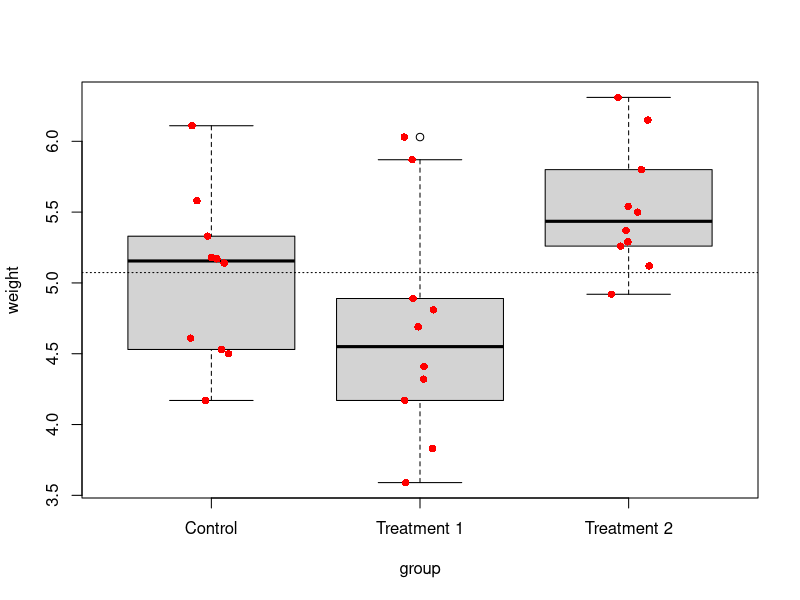
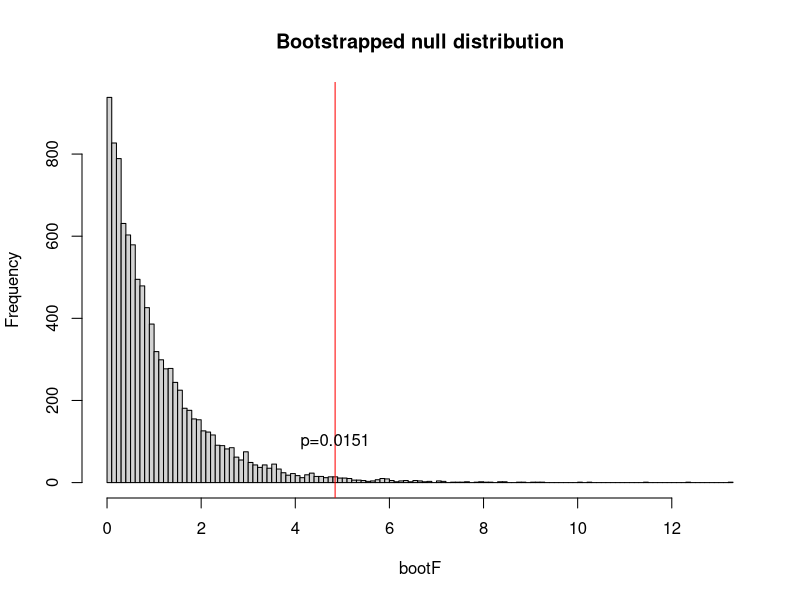
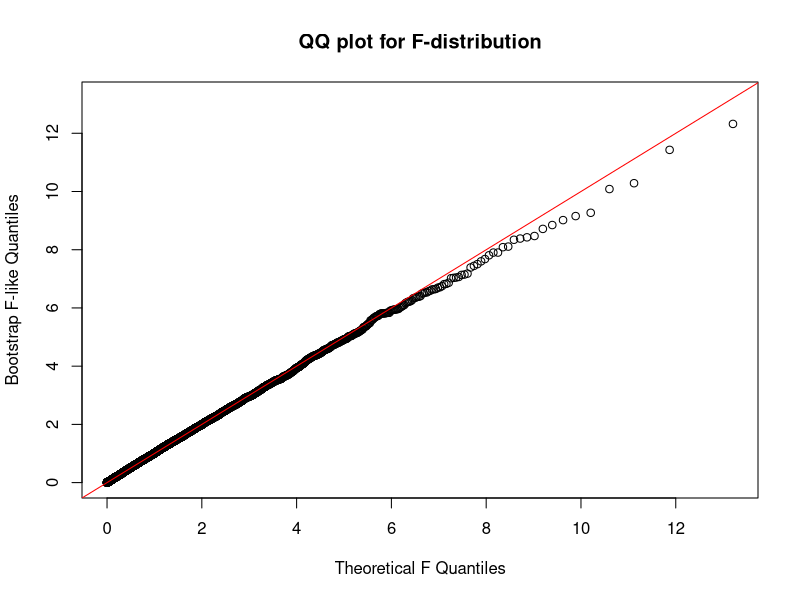
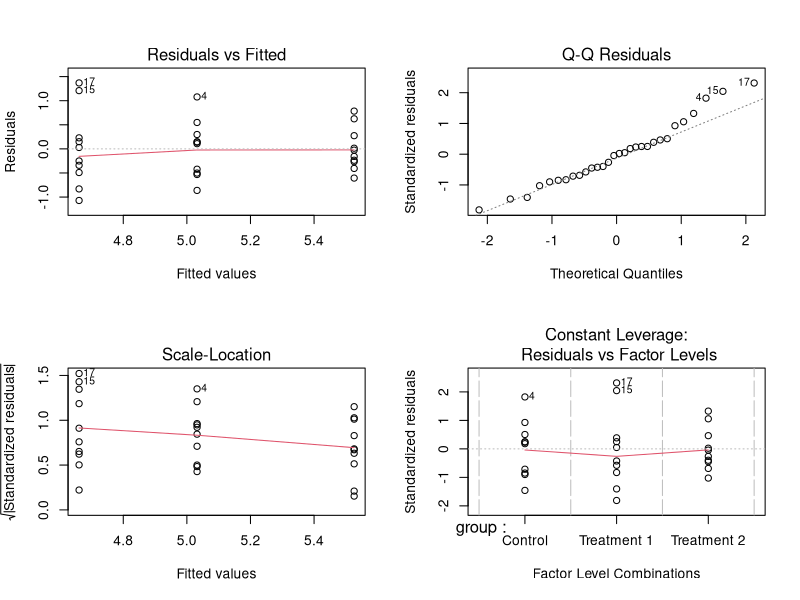
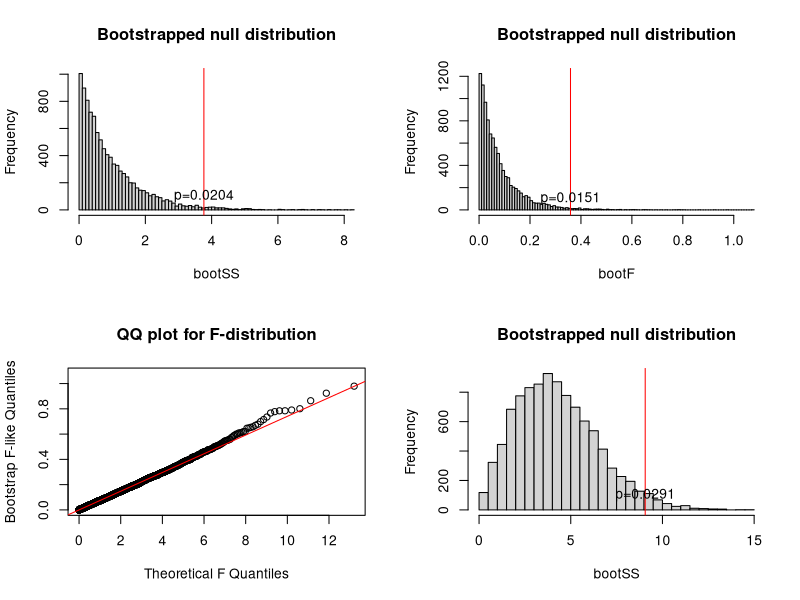
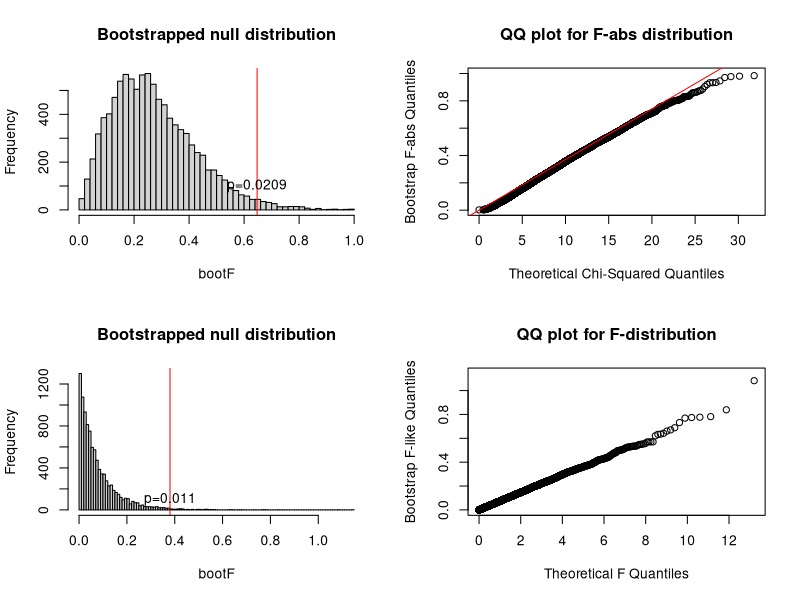
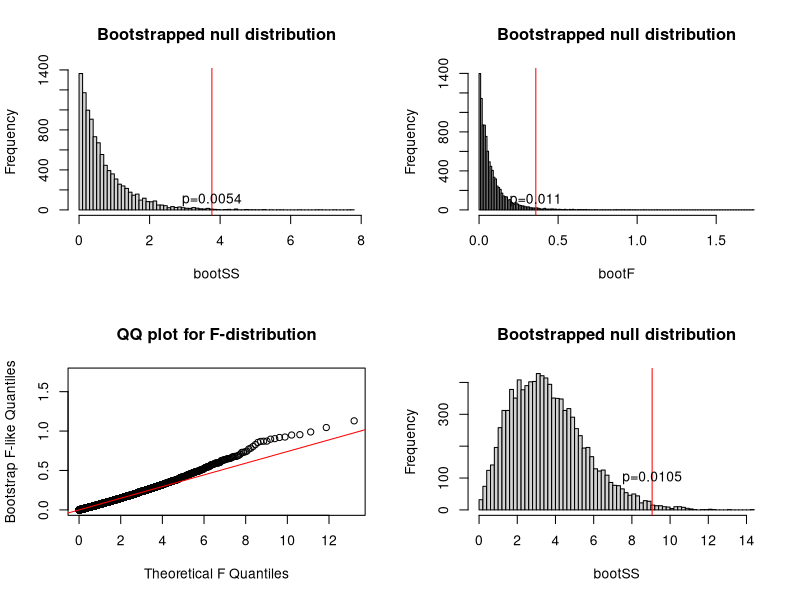
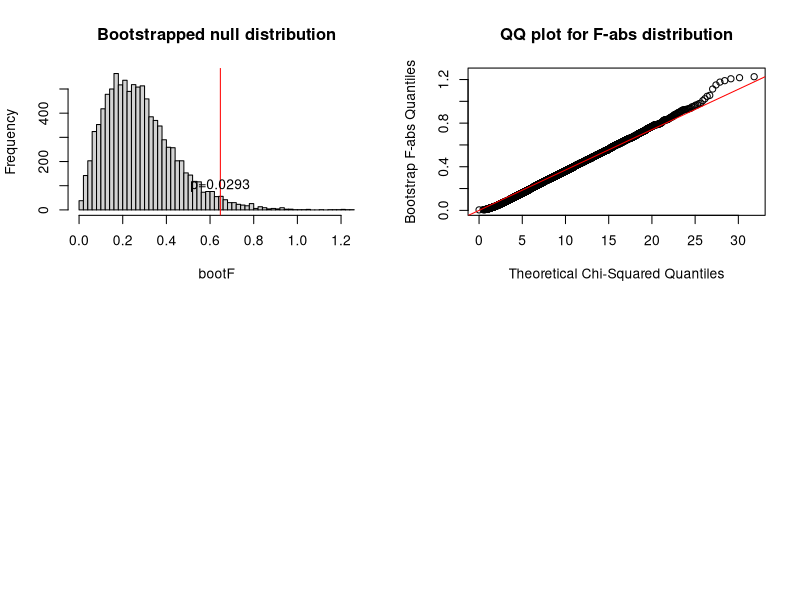

R code for these plots, in order:
## ---- chunk 1
library(knitr)
knit_hooks$set(purl = function(before, options) {
  if (before) return()
  input  = current_input()  # filename of input document
  output = paste(tools::file_path_sans_ext(input), 'R', sep = '.')
  if (knitr:::isFALSE(knitr:::.knitEnv$tangle.start)) {
    assign('tangle.start', TRUE, knitr:::.knitEnv)
    unlink(output)
  }
  cat(options$code, file = output, sep = '\n', append = TRUE)
})
## ---- chunk 2
df <- PlantGrowth
df$group <- factor(df$group, labels = c("Control", "Treatment 1", "Treatment 2"))
df
## ---- chunk 3
#df.rm <- read.csv("/Users/drwho/Dropbox/Encrypted/M200 Advanced Experimental Statistics/M200.4/repeated measures dataset.csv")
#df.aov <- read.csv("/Users/drwho/Dropbox/Encrypted/M200 Advanced Experimental Statistics/M200.4/anova dataset.csv")
## ---- chunk 4
#df <- df.aov
#df
## ---- chunk 5
boxplot(weight ~ group, data=df) 
stripchart(weight ~ group, add=T, method='jitter', vertical=T, pch=16, col="red", data = df)
abline(h=mean(df$weight), lty='dotted')  # draw dotted line at the grand mean
## ---- chunk 6
model <- lm(weight ~ group, data=df)
result <- anova(model)
result
## ---- chunk 7
p.standard <- result$`Pr(>F)`[1]
## ---- chunk 8
# get the F-statistic from lm()
F0 = result$`F value`[1]

# Bootstrap the F-statistic to compute the p-value
deals <- 10000
bootF <- rep(NA,deals)
for(i in 1:deals){
    df$boot <- sample(df$weight, replace=T)
    bootresult <- anova(lm(boot ~ group, data=df))
    bootF[i] <- bootresult$`F value`[1]
}
pval <- sum(bootF > F0)/deals
## ---- chunk 9
hist(bootF, breaks='FD', main="Bootstrapped null distribution")
abline(v=F0, col='red')
text(x=F0, y=100, labels=paste("p=",pval,sep=""))
## ---- chunk 10
dfB <- result$Df[1]
dfW <- result$Df[2]
qqplot( qf( seq(0,1,length=deals), dfB, dfW), bootF, 
        main="QQ plot for F-distribution", 
        xlab="Theoretical F Quantiles", 
        ylab="Bootstrap F-like Quantiles")
abline(0, 1, col='red')
## ---- chunk 11
pairwise.t.test(df$weight, df$group, p.adjust="bonferroni")
## ---- chunk 12
bartlett.test(weight ~ group, data=df)
fligner.test(weight ~ group, data=df)
library(car)
leveneTest(weight ~ group, data=df)
## ---- chunk 13
par(mfrow=c(2,2))
plot(model)
## ---- chunk 14
kruskal.test(weight~group, data=df)
## ---- chunk 15
kw <- kruskal.test(weight~group, data=df)
p.kw <- kw$p.value
## ---- chunk 16
pairwise.wilcox.test(df$weight, df$group, p.adjust.method="bonferroni", exact=F, correct=F)
## ---- chunk 17
# Define functions to compute the Sum of Squares, and Sum of Abs
ssq <- function(x) sum(x^2)
sab <- function(x) sum(abs(x))

SSstat <- function(Y, group, center=mean, agg=ssq){
    groupMeans = ave( Y, group, FUN = center)
    SSB = agg(groupMeans - center(Y))
    return(SSB)
}

# A more general function to compute the F-statistic
Fstat <- function(Y, group, center=mean, agg=ssq) {   
    groupMeans = ave( Y, group, FUN = center)
    SSB = agg(groupMeans - center(Y))
    SSW = agg(Y - groupMeans)
    return( SSB / SSW)
}
## ---- chunk 18
# Run it on the dataframe to get the test statistic:
SS0 <- SSstat(df$weight,df$group, center=mean, agg=ssq)
F0 <- Fstat(df$weight,df$group, center=mean, agg=ssq)

# Bootstrap the SS-statistic to compute the p-value
bootSS <- rep(NA,deals)
for(i in 1:deals){
    df$boot <- sample(df$weight, replace=T)
    bootSS[i] <- SSstat(df$boot, df$group, center=mean, agg=ssq)
}
pval.SS <- sum(bootSS > SS0)/deals

# Bootstrap the F-statistic to compute the p-value
bootF <- rep(NA,deals)
for(i in 1:deals){
    df$boot <- sample(df$weight, replace=T)
    bootF[i] <- Fstat(df$boot, df$group, center=mean, agg=ssq)
}
pval.F <- sum(bootF > F0)/deals
## ---- chunk 19
hist(bootSS, breaks='FD', main="Bootstrapped null distribution")
abline(v=SS0, col='red')
text(x=SS0, y=100, labels=paste("p=",pval.SS,sep=""))
## ---- chunk 20
hist(bootF, breaks='FD', main="Bootstrapped null distribution")
abline(v=F0, col='red')
text(x=F0, y=100, labels=paste("p=",pval,sep=""))
## ---- chunk 21
qqplot( qf( seq(0,1,length=deals), dfB, dfW), bootF, 
        main="QQ plot for F-distribution", 
        xlab="Theoretical F Quantiles", 
        ylab="Bootstrap F-like Quantiles")
abline(0, dfB/dfW, col='red')
## ---- chunk 22
# Run it on the dataframe to get the test statistic:
SS0 <- SSstat(df$weight,df$group, center=mean, agg=sab)
F0 <- Fstat(df$weight,df$group, center=mean, agg=sab)

# Bootstrap the S-abs statistic to compute the p-value
bootSS <- rep(NA,deals)
for(i in 1:deals){
    df$boot <- sample(df$weight, replace=T)
    bootSS[i] <- SSstat(df$boot, df$group, center=mean, agg=sab)
}
pval.SS <- sum(bootSS > SS0)/deals

# Bootstrap the F-abs statistic to compute the p-value
bootF <- rep(NA,deals)
for(i in 1:deals){
    df$boot <- sample(df$weight, replace=T)
    bootF[i] <- Fstat(df$boot, df$group, center=mean, agg=sab)
}
pval.F <- sum(bootF > F0)/deals
## ---- chunk 23
hist(bootSS, breaks='FD', main="Bootstrapped null distribution")
abline(v=SS0, col='red')
text(x=SS0, y=100, labels=paste("p=",pval.SS,sep=""))
## ---- chunk 24
hist(bootF, breaks='FD', main="Bootstrapped null distribution")
abline(v=F0, col='red')
text(x=F0, y=100, labels=paste("p=",pval.F,sep=""))
## ---- chunk 25
qqplot( qchisq( seq(0,1,length=deals), 8), bootF, 
        main="QQ plot for F-abs distribution", 
        xlab="Theoretical Chi-Squared Quantiles", 
        ylab="Bootstrap F-abs Quantiles")
abline(0,1/dfW, col='red')
## ---- chunk 26
# Run it on the dataframe to get the test statistic:
F0 = Fstat(rank(df$weight),df$group, center=mean, agg=ssq)

# Bootstrap the F-statistic to compute the p-value
bootF <- rep(NA,deals)
for(i in 1:deals){
    df$boot <- sample(df$weight, replace=T)
    bootF[i] <- Fstat(rank(df$boot), df$group, center=mean, agg=ssq)
}
pval <- sum(bootF > F0)/deals
## ---- chunk 27
hist(bootF, breaks='FD', main="Bootstrapped null distribution")
abline(v=F0, col='red')
text(x=F0, y=100, labels=paste("p=",pval,sep=""))
## ---- chunk 28
qqplot( qf( seq(0,1,length=deals), dfB, dfW), bootF, 
        main="QQ plot for F-distribution", 
        xlab="Theoretical F Quantiles", 
        ylab="Bootstrap F-like Quantiles")
## ---- chunk 29
# Run it on the dataframe to get the test statistic:
SS0 <- SSstat(df$weight,df$group, center=mean, agg=ssq)
F0 <- Fstat(df$weight,df$group, center=mean, agg=ssq)

# Bootstrap the SS-statistic to compute the p-value
bootSS <- rep(NA,deals)
residuals <- df$weight - ave(df$weight, df$group)
for(i in 1:deals){
    df$boot <- ave(residuals, df$group, FUN=function(x) sample(x, replace=TRUE))
    bootSS[i] <- SSstat(df$boot, df$group, center=mean, agg=ssq)
}
pval.SS <- sum(bootSS > SS0)/deals

# Bootstrap the F-statistic to compute the p-value
bootF <- rep(NA,deals)
residuals <- df$weight - ave(df$weight, df$group)
for(i in 1:deals){
    df$boot <- ave(residuals, df$group, FUN=function(x) sample(x, replace=TRUE))
    bootF[i] <- Fstat(df$boot, df$group, center=mean, agg=ssq)
}
pval.F <- sum(bootF > F0)/deals
## ---- chunk 30
hist(bootSS, breaks='FD', main="Bootstrapped null distribution")
abline(v=SS0, col='red')
text(x=SS0, y=100, labels=paste("p=",pval.SS,sep=""))
## ---- chunk 31
hist(bootF, breaks='FD', main="Bootstrapped null distribution")
abline(v=F0, col='red')
text(x=F0, y=100, labels=paste("p=",pval,sep=""))
## ---- chunk 32
qqplot( qf( seq(0,1,length=deals), dfB, dfW), bootF, 
        main="QQ plot for F-distribution", 
        xlab="Theoretical F Quantiles", 
        ylab="Bootstrap F-like Quantiles")
abline(0, dfB/dfW, col='red')
## ---- chunk 33
# Run it on the dataframe to get the test statistic:
SS0 <- SSstat(df$weight,df$group, center=mean, agg=sab)
F0 <- Fstat(df$weight,df$group, center=mean, agg=sab)

# Bootstrap the S-abs statistic to compute the p-value
bootSS <- rep(NA,deals)
for(i in 1:deals){
    df$boot <- ave(residuals, df$group, FUN=function(x) sample(x, replace=TRUE))
    bootSS[i] <- SSstat(df$boot, df$group, center=mean, agg=sab)
}
pval.SS <- sum(bootSS > SS0)/deals

# Bootstrap the F-abs statistic to compute the p-value
bootF <- rep(NA,deals)
for(i in 1:deals){
    df$boot <- ave(residuals, df$group, FUN=function(x) sample(x, replace=TRUE))
    bootF[i] <- Fstat(df$boot, df$group, center=mean, agg=sab)
}
pval.F <- sum(bootF > F0)/deals
## ---- chunk 34
hist(bootSS, breaks='FD', main="Bootstrapped null distribution")
abline(v=SS0, col='red')
text(x=SS0, y=100, labels=paste("p=",pval.SS,sep=""))
## ---- chunk 35
hist(bootF, breaks='FD', main="Bootstrapped null distribution")
abline(v=F0, col='red')
text(x=F0, y=100, labels=paste("p=",pval.F,sep=""))
## ---- chunk 36
qqplot( qchisq( seq(0,1,length=deals), 8), bootF, 
        main="QQ plot for F-abs distribution", 
        xlab="Theoretical Chi-Squared Quantiles", 
        ylab="Bootstrap F-abs Quantiles")
abline(0,1/dfW, col='red')
## ---- chunk 37
# faster mean and standard deviation
mean.fast <- function(x) sum(x) / length(x)
sd.fast <- function(x){
    mu <- mean.fast(x)
    sqrt(sum((x - mu)^2) / (length(x)-1))
}

# Define functions to compute the Sum of Squares, and Sum of Abs
ssq <- function(x) sum(x^2)
sab <- function(x) sum(abs(x))

# A more general function to compute the F-statistic
Fstat <- function(Y, group, center=mean.fast, agg=ssq) {   
    groupMeans = ave( Y, group, FUN = center)
    SSB = agg(groupMeans - center(Y))
    SSW = agg(Y - groupMeans)
    return( SSB / SSW)
}

## ---- chunk 38
Y <- df$weight
G <- df$group
center <- mean.fast
nboot <- 10000
## ---- chunk 39
# one-box
y <- matrix(sample(Y, size = nboot * length(Y), replace = TRUE), nboot, length(Y) )
Fboot <- apply(y, 1, Fstat, group=G)
F0 <- Fstat(Y, G)
p1 <- sum(Fboot >= F0) / nboot

# one-box residuals
y <- matrix(sample( Y-ave( Y, G, FUN=center), size = nboot * length(Y), replace = TRUE), nboot, length(Y) )  # residuals
Fboot <- apply(y, 1, Fstat, group=G)
F0 <- Fstat(Y, G)
p1r <- sum(Fboot >= F0) / nboot

# one-box ranks
y <- matrix(sample( Y, size = nboot * length(Y), replace = TRUE), nboot, length(Y) )  # residuals
y.rank <- t(apply(y, 1, rank))
Fboot <- apply(y.rank, 1, Fstat, group=G)
F0 <- Fstat(rank(Y), G)
p.rank <- sum(Fboot >= F0) / nboot

# many-box residuals
residuals <- Y-ave( Y, G, FUN=center)
y <- replicate(nboot, ave(residuals, G, FUN=function(x) sample(x, replace=TRUE)), simplify="array")
Fboot <- apply(y, 2, Fstat, group=G)
F0 <- Fstat(Y, G)
p2r <- sum(Fboot >= F0) / nboot

## ---- chunk 40
# one-box
y <- matrix(sample(Y, size = nboot * length(Y), replace = TRUE), nboot, length(Y) )
Fboot <- apply(y, 1, Fstat, group=G, agg=sab)
F0 <- Fstat(Y, G, agg=sab)
p1ab <- sum(Fboot >= F0) / nboot

# one-box residuals
y <- matrix(sample( Y-ave( Y, G, FUN=center), size = nboot * length(Y), replace = TRUE), nboot, length(Y) )  # residuals
Fboot <- apply(y, 1, Fstat, group=G, agg=sab)
F0 <- Fstat(Y, G, agg=sab)
p1rab <- sum(Fboot >= F0) / nboot

# many-box residuals
residuals <- Y-ave( Y, G, FUN=center)
y <- replicate(nboot, ave(residuals, G, FUN=function(x) sample(x, replace=TRUE)), simplify="array")
Fboot <- apply(y, 2, Fstat, group=G, agg=sab)
F0 <- Fstat(Y, G, agg=sab)
p2rab <- sum(Fboot >= F0) / nboot



# one-box
y <- matrix(sample(Y, size = nboot * length(Y), replace = TRUE), nboot, length(Y) )
Fboot <- apply(y, 1, Fstat, group=G, center=median, agg=sab)
F0 <- Fstat(Y, G, center=median, agg=sab)
p1mab <- sum(Fboot >= F0) / nboot

# one-box residuals
y <- matrix(sample( Y-ave( Y, G, FUN=center), size = nboot * length(Y), replace = TRUE), nboot, length(Y) )  # residuals
Fboot <- apply(y, 1, Fstat, group=G, center=median, agg=sab)
F0 <- Fstat(Y, G, agg=sab, center=median)
p1rmab <- sum(Fboot >= F0) / nboot


# many-box residuals
residuals <- Y-ave( Y, G, FUN=center)
y <- replicate(nboot, ave(residuals, G, FUN=function(x) sample(x, replace=TRUE)), simplify="array")
Fboot <- apply(y, 2, Fstat, group=G, center=median, agg=sab)
F0 <- Fstat(Y, G, center=median, agg=sab)
p2rmab <- sum(Fboot >= F0) / nboot

tests <- c(p.standard, p.kw, p1, p1r, p.rank, p2r,
  p1ab, p1rab, p2rab,
  p1mab, p1rmab, p2rmab)

names(tests) <- c("Standard ANOVA", "Kruskal-Wallis",  "one-box L2", "one-box residuals L2", "rank", "many-box residuals L2", 
                  "one-box L1", "one-box residuals L1", "many-box residuals L1",
                  "one-box, median L1", "one-box residuals, median L1", "many-box residuals, median L1")

ptab <- cbind(tests[c(1,3,4,7,8,10,11,6,9,12,2,5)])
colnames(ptab) <- "p-value"

library(knitr)
kable(round(ptab,4))
